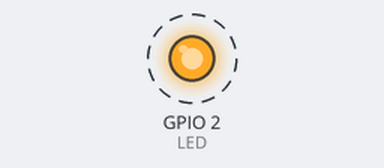
Simulated run of this program. Board: ESP32. Shown: output pins drawn as LEDs (lit = HIGH). Dashed ring = blinking. What the program prints to the serial monitor is not drawn.

Above: at 0.1 s.
Timing chart, 0 to 3.0 s (numbered marks = the images above):
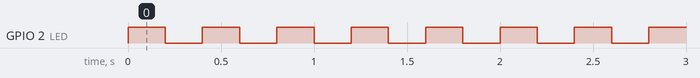

The program:

main.cpp
```cpp
/*

Exemplo para deletar task
Esse exemplo exibr como deletar uma task

*/


#include <Arduino.h>

// Bibliotecas FreeRTOS
#include "freertos/FreeRTOS.h"
#include "freertos/task.h"

#define LED 2

//Variáveis para armazenamento do handle das tasks
TaskHandle_t task1Handle = NULL;
TaskHandle_t task2Handle = NULL;

//Protótipos das tasks
void vTask1(void *pvParameters);
void vTask2(void *pvParameters);

void setup() {
  Serial.begin(115200);


  xTaskCreate(vTask1, "TASK1", configMINIMAL_STACK_SIZE, NULL, 1, &task1Handle);
  xTaskCreate(vTask2, "TASK2", configMINIMAL_STACK_SIZE+1024, NULL, 2, &task2Handle);
}

void loop() {
  vTaskDelay(1000);
}

void vTask1(void *pvParameters){
  pinMode(LED, OUTPUT);
  while (1)
  {
    digitalWrite(LED, !digitalRead(LED));
    vTaskDelay(pdMS_TO_TICKS(200));
  }

}

void vTask2(void *pvParameters){

  int cont = 0;

  while (1)
  {
    Serial.println("Task2: " + String(cont++));

  if(cont>=10){
    if(task1Handle !=NULL){ //verifica se a task já não foi deletada
      Serial.println("Deletando task 1");
      vTaskDelete(task1Handle);
      digitalWrite(LED, LOW);
      task1Handle = NULL; //coloca null para que não entre nessa condição novamente
    }
  }

  if(cont>15){
      Serial.println("Deletando task 1");
      vTaskDelete(NULL); //deleta task 2
  }

    vTaskDelay(pdMS_TO_TICKS(1000));
  }

}
```

Measured:
- by itself, GPIO 2 (LED): alternates HIGH for 0.20 s and LOW for 0.20 s, 46 changes in all, then stays LOW
